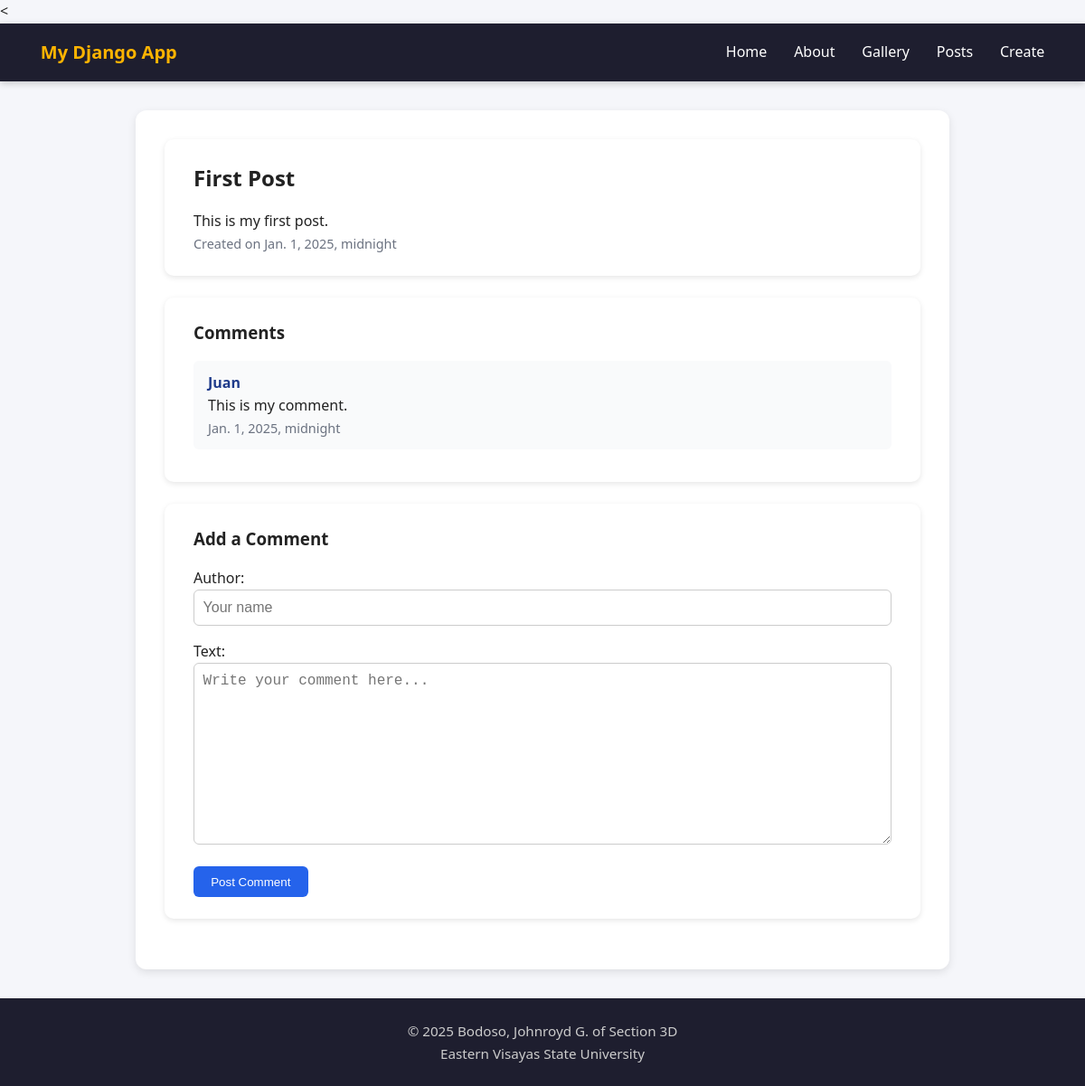
Screenshot of /posts/1/view/ with the database file from the repository.
### pages/models.py (models this page shows, shortened)
class Post(models.Model):
    title = models.CharField(max_length=100, validators=[MinLengthValidator(3)])
    body = models.TextField(validators=[MinLengthValidator(10)])
    created_at = models.DateTimeField(auto_now_add=True)
    class Meta:
        ordering = ['-created_at']
        constraints = [
            models.UniqueConstraint(fields=['title'], name='unique_post_title')
        ]

class Comment(models.Model):
    post = models.ForeignKey(Post, on_delete=models.CASCADE, related_name='comments')
    author = models.CharField(max_length=100)
    text = models.TextField()
    created_at = models.DateTimeField(auto_now_add=True)

### pages/views.py (the view)
# urls.py: path('posts/<int:pk>/view/', views.post_view, name='post_view'),
def post_view(request, pk):
    post = get_object_or_404(Post, pk=pk)
    comments = post.comments.all().order_by('-created_at')
    if request.method == 'POST':
        comment_form = CommentForm(request.POST)
        if comment_form.is_valid():
            new_comment = comment_form.save(commit=False)
            new_comment.post = post
            new_comment.save()
            messages.success(request, 'Your comment was added!')
            return redirect('post_view', pk=post.pk)
        else:
            messages.error(request, 'There was an error with your comment.')
    else:
        comment_form = CommentForm()
    return render(request, 'post_view.html', {
        'post': post,
        'comments': comments,
        'comment_form': comment_form,
    })

### pages/forms.py
class CommentForm(forms.ModelForm):
    class Meta:
        model = Comment
        fields = ['author', 'text']
        widgets = {
            'author': forms.TextInput(attrs={'placeholder': 'Your name'}),
            'text': forms.Textarea(attrs={'placeholder': 'Write your comment here...'}),
        }
        error_messages = {
            'author': {
                'required': 'Please enter your name.',
                'max_length': 'Name too long.',
            },
            'text': {
                'required': 'Comment text cannot be empty.',
            },
        }

### pages/templates/post_view.html (shortened to what this page needs)
{% extends 'base.html' %}
{% block content %}
<section class="card">
    <h1>{{ post.title }}</h1>
    <p>{{ post.body }}</p>
    <small class="muted">Created on {{ post.created_at }}</small>
</section>
<section class="card">
    <h3>Comments</h3>
    {% if comments %}
    {% for comment in comments %}
    <div class="comment">
        <strong>{{ comment.author }}</strong>
        <p>{{ comment.text }}</p>
        <small class="muted">{{ comment.created_at }}</small>
    </div>
    {% endfor %}
    {% else %}
    <p class="muted">No comments yet.</p>
    {% endif %}
</section>
<section class="card">
    <h3>Add a Comment</h3>
    <form method="post" class="styled-form" novalidate>
        {{ comment_form.as_p }}
        <button type="submit" class="btn btn-primary">Post Comment</button>
    </form>
</section>
{% endblock %}

### pages/static/css/style.css (style rules this page uses)
* { box-sizing: border-box; margin: 0; padding: 0; }
body { font-family: "Segoe UI", Roboto, system-ui, sans-serif; line-height: 1.6; background: #f5f6fa; color: #222; margin: 0; }
.card { background: white; border-radius: 10px; padding: 1.5rem 2rem; margin-bottom: 1.5rem; box-shadow: 0 2px 6px rgba(0,0,0,0.1); }
h1, h2, h3 { color: #222; margin-bottom: 1rem; }
.muted { color: #6b7280; font-size: 0.9em; }
button, .btn { display: inline-block; padding: 0.6rem 1.2rem; background: #ffb400; color: #000; border: none; border-radius: 6px; cursor: pointer; text-decoration: none; font-weight: 500; transition: background 0.3s ease; }
.btn-primary { background: #2563eb; color: #fff; }
.comment { background: #f9fafb; padding: 0.75rem 1rem; border-radius: 6px; margin-bottom: 0.75rem; }
.comment strong { color: #1e3a8a; }
.styled-form input[type=text], .styled-form textarea, .styled-form input[type=email] { width: 100%; padding: 0.6rem; margin-bottom: 1rem; border: 1px solid #ccc; border-radius: 6px; font-size: 1rem; }
.styled-form textarea { min-height: 100px; resize: vertical; }
.styled-form button { margin-top: 0.5rem; }

### rows the page displays
Post: title "First Post", body "This is my first post.", created_at "Jan. 1, 2025, midnight"
Comment: author "Juan", text "This is my comment.", created_at "Jan. 1, 2025, midnight"
